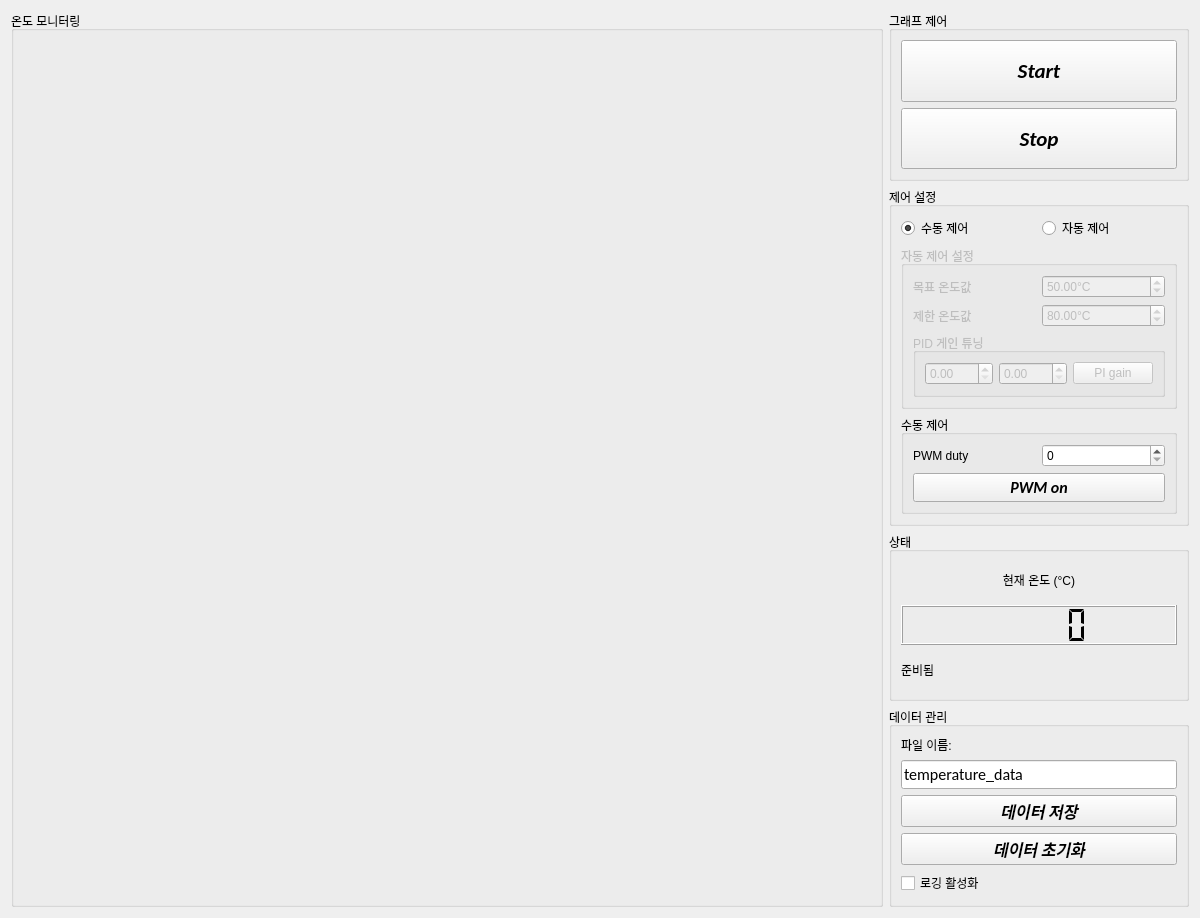
<?xml version="1.0" encoding="UTF-8"?>
<ui version="4.0">
 <class>Form</class>
 <widget class="QWidget" name="Form">
  <property name="enabled">
   <bool>true</bool>
  </property>
  <property name="geometry">
   <rect>
    <x>0</x>
    <y>0</y>
    <width>1200</width>
    <height>918</height>
   </rect>
  </property>
  <property name="windowTitle">
   <string>웨어러블 로봇 제어 시스템</string>
  </property>
  <layout class="QHBoxLayout" name="horizontalLayout_4">
   <item>
    <layout class="QVBoxLayout" name="mainLayout">
     <property name="spacing">
      <number>6</number>
     </property>
     <item>
      <widget class="QGroupBox" name="graphGroup">
       <property name="minimumSize">
        <size>
         <width>800</width>
         <height>0</height>
        </size>
       </property>
       <property name="title">
        <string>온도 모니터링</string>
       </property>
       <layout class="QVBoxLayout" name="verticalLayout_2">
        <property name="spacing">
         <number>4</number>
        </property>
        <property name="sizeConstraint">
         <enum>QLayout::SetDefaultConstraint</enum>
        </property>
        <item>
         <widget class="PlotWidget" name="plot1" native="true"/>
        </item>
        <item>
         <widget class="PlotWidget" name="plot2" native="true"/>
        </item>
       </layout>
      </widget>
     </item>
    </layout>
   </item>
   <item>
    <layout class="QGridLayout" name="gridLayout">
     <property name="sizeConstraint">
      <enum>QLayout::SetMinimumSize</enum>
     </property>
     <item row="0" column="0">
      <widget class="QGroupBox" name="graphControlGroup">
       <property name="maximumSize">
        <size>
         <width>300</width>
         <height>200</height>
        </size>
       </property>
       <property name="title">
        <string>그래프 제어</string>
       </property>
       <layout class="QVBoxLayout" name="verticalLayout">
        <item>
         <widget class="QPushButton" name="GraphStart">
          <property name="sizePolicy">
           <sizepolicy hsizetype="Preferred" vsizetype="Preferred">
            <horstretch>0</horstretch>
            <verstretch>0</verstretch>
           </sizepolicy>
          </property>
          <property name="minimumSize">
           <size>
            <width>0</width>
            <height>0</height>
           </size>
          </property>
          <property name="font">
           <font>
            <family>Calibri</family>
            <pointsize>16</pointsize>
            <weight>75</weight>
            <italic>true</italic>
            <bold>true</bold>
           </font>
          </property>
          <property name="text">
           <string>Start</string>
          </property>
         </widget>
        </item>
        <item>
         <widget class="QPushButton" name="StopBtn">
          <property name="sizePolicy">
           <sizepolicy hsizetype="Preferred" vsizetype="Preferred">
            <horstretch>0</horstretch>
            <verstretch>0</verstretch>
           </sizepolicy>
          </property>
          <property name="font">
           <font>
            <family>Calibri</family>
            <pointsize>16</pointsize>
            <weight>75</weight>
            <italic>true</italic>
            <bold>true</bold>
           </font>
          </property>
          <property name="text">
           <string>Stop</string>
          </property>
         </widget>
        </item>
       </layout>
      </widget>
     </item>
     <item row="1" column="0">
      <widget class="QGroupBox" name="settingsGroup">
       <property name="maximumSize">
        <size>
         <width>300</width>
         <height>16777215</height>
        </size>
       </property>
       <property name="title">
        <string>제어 설정</string>
       </property>
       <layout class="QVBoxLayout" name="verticalLayout_3">
        <item>
         <layout class="QHBoxLayout" name="horizontalLayout_2">
          <item>
           <widget class="QRadioButton" name="manual_mode_radio">
            <property name="text">
             <string>수동 제어</string>
            </property>
            <property name="checked">
             <bool>true</bool>
            </property>
           </widget>
          </item>
          <item>
           <widget class="QRadioButton" name="auto_mode_radio">
            <property name="text">
             <string>자동 제어</string>
            </property>
           </widget>
          </item>
         </layout>
        </item>
        <item>
         <widget class="QGroupBox" name="auto_settings_group">
          <property name="enabled">
           <bool>false</bool>
          </property>
          <property name="title">
           <string>자동 제어 설정</string>
          </property>
          <layout class="QGridLayout" name="gridLayout_2">
           <item row="0" column="0">
            <widget class="QLabel" name="label_13">
             <property name="text">
              <string>목표 온도값</string>
             </property>
            </widget>
           </item>
           <item row="0" column="1">
            <widget class="QDoubleSpinBox" name="target_temp_spin">
             <property name="suffix">
              <string>°C</string>
             </property>
             <property name="minimum">
              <double>20.000000000000000</double>
             </property>
             <property name="maximum">
              <double>80.000000000000000</double>
             </property>
             <property name="value">
              <double>50.000000000000000</double>
             </property>
            </widget>
           </item>
           <item row="2" column="1">
            <widget class="QDoubleSpinBox" name="limit_temp_spin">
             <property name="suffix">
              <string>°C</string>
             </property>
             <property name="minimum">
              <double>60.000000000000000</double>
             </property>
             <property name="maximum">
              <double>100.000000000000000</double>
             </property>
             <property name="singleStep">
              <double>0.500000000000000</double>
             </property>
             <property name="value">
              <double>80.000000000000000</double>
             </property>
            </widget>
           </item>
           <item row="4" column="0" colspan="2">
            <widget class="QGroupBox" name="fanAllControlGroup">
             <property name="maximumSize">
              <size>
               <width>300</width>
               <height>16777215</height>
              </size>
             </property>
             <property name="title">
              <string>PID 게인 튜닝</string>
             </property>
             <layout class="QHBoxLayout" name="horizontalLayout_3" stretch="0,0,0">
              <item>
               <widget class="QDoubleSpinBox" name="Kp_spin">
                <property name="singleStep">
                 <double>0.100000000000000</double>
                </property>
               </widget>
              </item>
              <item>
               <widget class="QDoubleSpinBox" name="Ki_spin">
                <property name="singleStep">
                 <double>0.010000000000000</double>
                </property>
               </widget>
              </item>
              <item>
               <widget class="QPushButton" name="PI_apply">
                <property name="text">
                 <string>PI gain</string>
                </property>
               </widget>
              </item>
             </layout>
            </widget>
           </item>
           <item row="2" column="0">
            <widget class="QLabel" name="label_14">
             <property name="text">
              <string>제한 온도값</string>
             </property>
            </widget>
           </item>
          </layout>
         </widget>
        </item>
        <item>
         <widget class="QGroupBox" name="pid_settings_group">
          <property name="title">
           <string>수동 제어</string>
          </property>
          <layout class="QGridLayout" name="gridLayout_3">
           <item row="0" column="1">
            <widget class="QDoubleSpinBox" name="duty_spin">
             <property name="decimals">
              <number>0</number>
             </property>
             <property name="maximum">
              <double>100.000000000000000</double>
             </property>
             <property name="singleStep">
              <double>1.000000000000000</double>
             </property>
             <property name="value">
              <double>0.000000000000000</double>
             </property>
            </widget>
           </item>
           <item row="1" column="0" colspan="2">
            <widget class="QPushButton" name="apply_pwm_button">
             <property name="font">
              <font>
               <family>Calibri</family>
               <pointsize>12</pointsize>
               <weight>75</weight>
               <italic>true</italic>
               <bold>true</bold>
              </font>
             </property>
             <property name="text">
              <string>PWM on</string>
             </property>
             <property name="checkable">
              <bool>true</bool>
             </property>
             <property name="checked">
              <bool>false</bool>
             </property>
            </widget>
           </item>
           <item row="0" column="0">
            <widget class="QLabel" name="label_15">
             <property name="text">
              <string>PWM duty</string>
             </property>
            </widget>
           </item>
          </layout>
         </widget>
        </item>
       </layout>
      </widget>
     </item>
     <item row="3" column="0">
      <widget class="QGroupBox" name="dataGroup">
       <property name="maximumSize">
        <size>
         <width>300</width>
         <height>16777215</height>
        </size>
       </property>
       <property name="title">
        <string>데이터 관리</string>
       </property>
       <layout class="QVBoxLayout" name="verticalLayout_4">
        <item>
         <widget class="QLabel" name="label_12">
          <property name="text">
           <string>파일 이름:</string>
          </property>
         </widget>
        </item>
        <item>
         <widget class="QLineEdit" name="FileName">
          <property name="font">
           <font>
            <family>Calibri</family>
            <pointsize>12</pointsize>
           </font>
          </property>
          <property name="text">
           <string>temperature_data</string>
          </property>
         </widget>
        </item>
        <item>
         <widget class="QPushButton" name="DataSave">
          <property name="font">
           <font>
            <family>Calibri</family>
            <pointsize>12</pointsize>
            <weight>75</weight>
            <italic>true</italic>
            <bold>true</bold>
           </font>
          </property>
          <property name="text">
           <string>데이터 저장</string>
          </property>
         </widget>
        </item>
        <item>
         <widget class="QPushButton" name="DataZero">
          <property name="font">
           <font>
            <family>Calibri</family>
            <pointsize>12</pointsize>
            <weight>75</weight>
            <italic>true</italic>
            <bold>true</bold>
           </font>
          </property>
          <property name="text">
           <string>데이터 초기화</string>
          </property>
         </widget>
        </item>
        <item>
         <widget class="QCheckBox" name="enable_logging_checkbox">
          <property name="text">
           <string>로깅 활성화</string>
          </property>
         </widget>
        </item>
       </layout>
      </widget>
     </item>
     <item row="2" column="0">
      <widget class="QGroupBox" name="statusGroup">
       <property name="maximumSize">
        <size>
         <width>300</width>
         <height>16777215</height>
        </size>
       </property>
       <property name="title">
        <string>상태</string>
       </property>
       <layout class="QVBoxLayout" name="verticalLayout_5">
        <item>
         <widget class="QLabel" name="temp_unit_label">
          <property name="text">
           <string>현재 온도 (°C)</string>
          </property>
          <property name="alignment">
           <set>Qt::AlignCenter</set>
          </property>
         </widget>
        </item>
        <item>
         <widget class="QLCDNumber" name="CurrentTemp">
          <property name="minimumSize">
           <size>
            <width>0</width>
            <height>40</height>
           </size>
          </property>
          <property name="font">
           <font>
            <family>Calibri</family>
           </font>
          </property>
          <property name="digitCount">
           <number>5</number>
          </property>
          <property name="segmentStyle">
           <enum>QLCDNumber::Flat</enum>
          </property>
         </widget>
        </item>
        <item>
         <widget class="QLabel" name="status_label">
          <property name="text">
           <string>준비됨</string>
          </property>
          <property name="alignment">
           <set>Qt::AlignLeading|Qt::AlignLeft|Qt::AlignVCenter</set>
          </property>
         </widget>
        </item>
       </layout>
      </widget>
     </item>
    </layout>
   </item>
  </layout>
 </widget>
 <customwidgets>
  <customwidget>
   <class>PlotWidget</class>
   <extends>QWidget</extends>
   <header location="global">pyqtgraph</header>
   <container>1</container>
  </customwidget>
 </customwidgets>
 <resources/>
 <connections/>
</ui>
